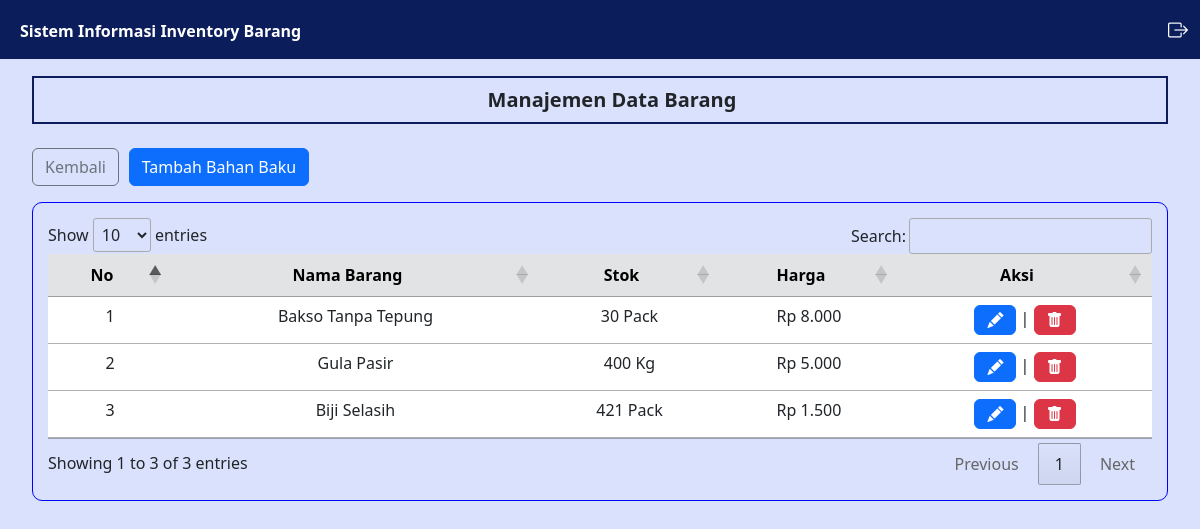
The app's page /pemasok/barang.php (signed in), older data.
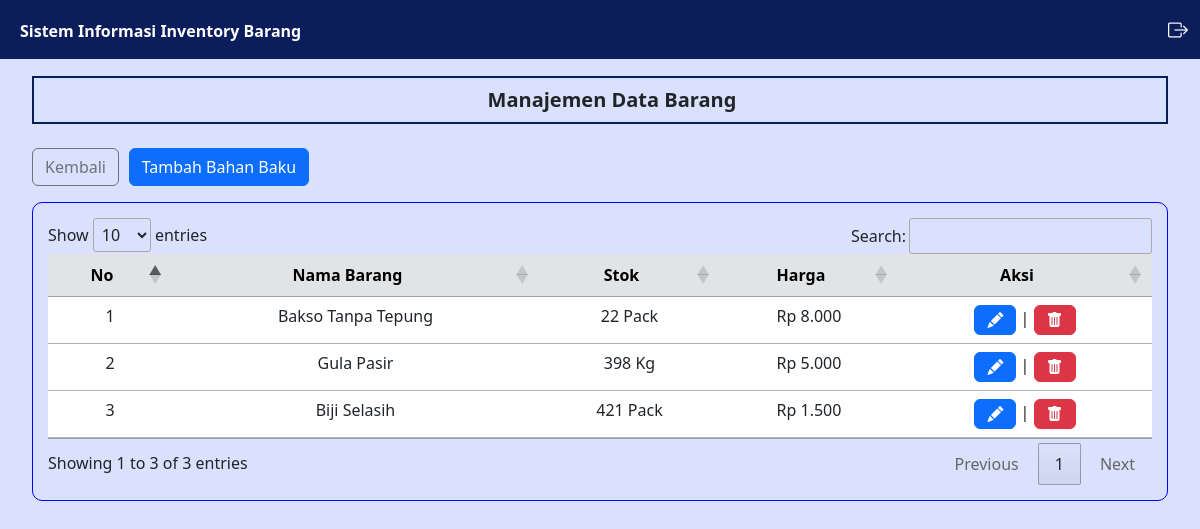
The same page, newer data.
### tables this page shows
CREATE TABLE `bahan_pemasok` (
  `idbahan` int(11) NOT NULL,
  `idpemasok` int(11) NOT NULL,
  `nama_bahan` varchar(100) NOT NULL,
  `stok` int(11) NOT NULL,
  `satuan` varchar(45) NOT NULL,
  `harga` int(20) NOT NULL
);

### controller/MainController.php (called while the page is built, shortened)
<?php
    $conn = mysqli_connect("localhost","root","","inventory");
    function query($query) {
        global $conn;
        $result = mysqli_query($conn, $query);
        $rows = [];
        while ($row = mysqli_fetch_assoc($result)) {
            $rows[] = $row;
        }
        return $rows;
    }
    function generateRandomKey()
    {
        $keyLength = 32;
        $randomBytes = openssl_random_pseudo_bytes($keyLength, $strong);
        if (!$strong) {
            $randomBytes = random_bytes($keyLength);
        }
        return base64_encode($randomBytes);
    }
    function enkripsi($kata)
    {
        $key = generateRandomKey();
        $string = openssl_encrypt($kata, 'AES-256-CBC', $key, 0, substr($key, 0, 16));
        $hasilEnkripsi = base64_encode($key . $string);
        return $hasilEnkripsi;
    }
?>

### pemasok/barang.php (the view, shortened to what the changed rows need)
<?php
    $data_bahan = query("SELECT * FROM bahan_pemasok");
?>
<html lang="en">
<head>
    <link href="https://cdn.jsdelivr.net/npm/bootstrap@5.3.0/dist/css/bootstrap.min.css" rel="stylesheet"
>
    <link rel="stylesheet" href="https://cdn.datatables.net/1.13.4/css/jquery.dataTables.min.css">
    <link rel="stylesheet" href="https://cdn.jsdelivr.net/npm/bootstrap-icons@1.11.3/font/bootstrap-icons.min.css">
    <link rel="stylesheet" href="../style.css">
</head>
<body>
    <div class="content">
        <div class="main-container m-0">
            <div class="d-flex">
                <div class="contents px-3 py-3 mx-3">
                    <div class="mt-3 box3">
                        <table id="example" class="table table-hover text-center">
                            <thead>
                                <tr class="table-secondary">
                                    <th class="text-center" scope="col">No</th>
                                    <th class="text-center" scope="col">Nama Barang</th>
                                    <th class="text-center" scope="col">Stok</th>
                                    <th class="text-center" scope="col">Harga</th>
                                    <th class="text-center" scope="col">Aksi</th>
                                </tr>
                            </thead>
                            <tbody>
                                <?php
                                    $i = 1;
                                    foreach($data_bahan as $bahan) :
                                ?>
                                    <tr>
                                        <td>
                                            <?= $i; ?>
                                        </td>
                                        <td>
                                            <?= $bahan['nama_bahan']; ?>
                                        </td>
                                        <td>
                                            <?= $bahan['stok']; ?> <?= $bahan['satuan']; ?>
                                        </td>
                                        <td>
                                            Rp <?= number_format($bahan['harga'], 0, ',', '.'); ?>
                                        </td>
                                        <td>
                                            <a class="text-decoration-none" href="../edit/bahan_baku.php?id=<?= enkripsi($bahan['idbahan']); ?>">
                                                <button class="btn btn-primary"><i class="bi bi-pencil-fill"></i></button>
                                            </a>
                                            |
                                            <button type="button" class="btn  btn-danger" id="delete" data-bs-toggle="modal" data-bs-target="#delete_<?= $bahan['idbahan']; ?>">
                                                <i class="bi bi-trash-fill"></i>
                                            </button>
                                        </td>
                                    </tr>
                                <?php
                                    $i++;
                                    endforeach;
                                ?>
                            </tbody>
                        </table>
                    </div>
                </div>
                <?php foreach($data_bahan as $dahan) : ?>
                    </div>
                <?php endforeach; ?>
</body>
</html>

Row changes from the older to the newer data that the page shows:
changed bahan_pemasok "Bakso Tanpa Tepung": stok "30" → "22"
changed bahan_pemasok "Gula Pasir": stok "400" → "398"
